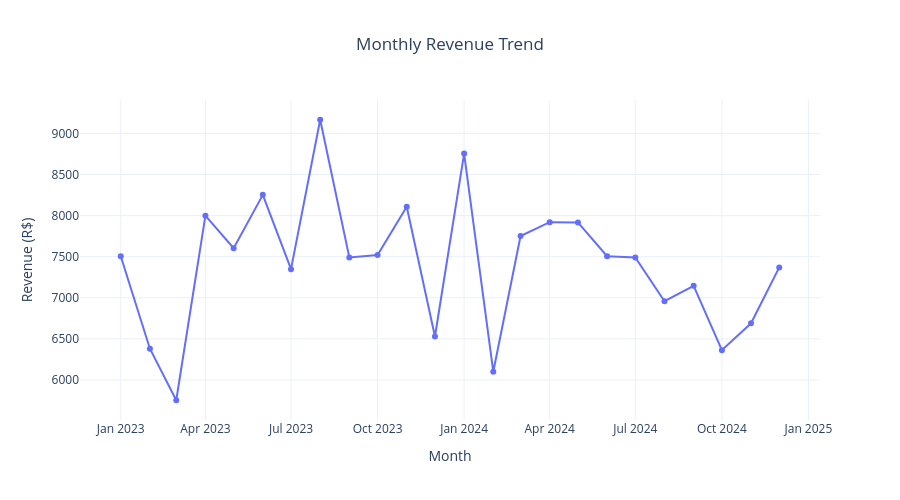

Source (notebook cell):
### Code cell
# 4.3 Monthly revenue visualization

fig = px.line(
    monthly_sales,
    x="month",
    y="revenue",
    markers=True,
    title="Monthly Revenue Trend",
    labels={
        "month": "Month",
        "revenue": "Revenue (R$)"
    },
    template="plotly_white"
)

fig.update_layout(
    title_x=0.5,
    height=500,
    hovermode="x unified"
)

fig.show()

### Figure 1 — Plotly figure (JSON) as saved in the notebook; plotly's stock layout.template omitted (floating-point values rounded to 4 significant figures)
{"data": [{"hovertemplate": "Month=%{x}<br>Revenue (R$)=%{y}<extra></extra>", "legendgroup": "", "line": {"color": "#636efa", "dash": "solid"}, "marker": {"symbol": "circle"}, "mode": "lines+markers", "name": "", "orientation": "v", "showlegend": false, "type": "scatter", "x": ["2023-01", "2023-02", "2023-03", "2023-04", "2023-05", "2023-06", "2023-07", "2023-08", "2023-09", "2023-10", "2023-11", "2023-12", "2024-01", "2024-02", "2024-03", "2024-04", "2024-05", "2024-06", "2024-07", "2024-08", "2024-09", "2024-10", "2024-11", "2024-12"], "xaxis": "x", "y": [7505.0, 6380.0, 5753.0, 7999.0, 7603.0, 8252.0, 7349.0, 9166.0, 7490.0, 7520.0, 8107.0, 6529.0, 8755.0, 6100.0, 7751.0, 7920.0, 7917.0, 7505.0, 7490.0, 6959.0, 7146.0, 6363.0, 6690.0, 7370.0], "yaxis": "y"}], "layout": {"height": 500, "hovermode": "x unified", "legend": {"tracegroupgap": 0}, "title": {"text": "Monthly Revenue Trend", "x": 0.5}, "xaxis": {"anchor": "y", "domain": [0, 1], "title": {"text": "Month"}}, "yaxis": {"anchor": "x", "domain": [0, 1], "title": {"text": "Revenue (R$)"}}}}
